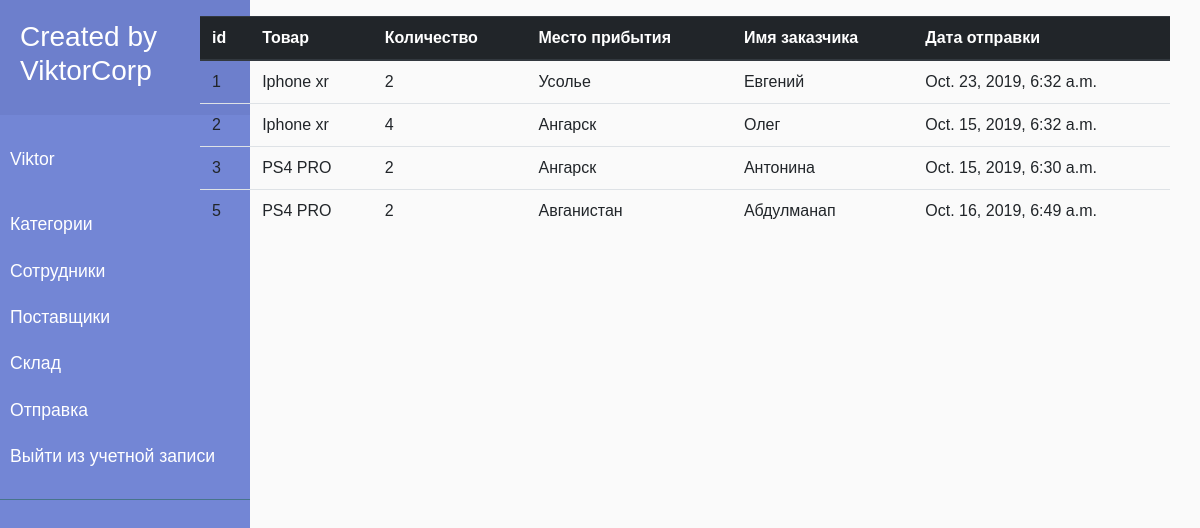
The page /otpravka/ (signed in) on the database as committed earlier.
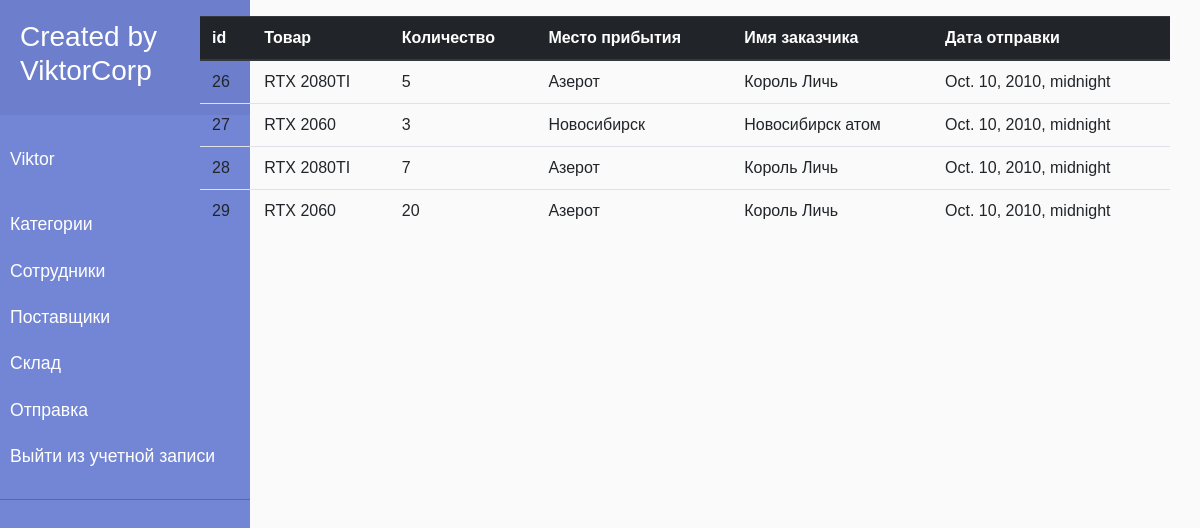
The same page on the database as committed later.
### skladik/models.py (models this page shows, shortened)
class otpravka(models.Model):
  item = models.ForeignKey(sklad_item, on_delete = models.CASCADE)
  col_vo_item = models.IntegerField()
  mesto_pribitiya = models.CharField(max_length=200)
  zakazchik_name = models.CharField(max_length=200)
  otpravka_date = models.DateTimeField()

class sklad_item(models.Model):
  item = models.CharField(max_length=200)
  col_vo_sklad = models.IntegerField()
  price = models.FloatField()
  stock = models.IntegerField()
  category = models.ForeignKey(categorya, on_delete = models.CASCADE)
  employee = models.ForeignKey(employee, on_delete = models.CASCADE)
  postavka = models.ForeignKey(postavka, on_delete = models.CASCADE)
  cover = models.FileField(null = True ,blank = True)
  def __str__(self):
  	return self.item

### skladik/views.py (the view)
# urls.py: path('otpravka/', views.otpr, name = 'otpr'),
def otpr(request):
	otpravka_otobr = otpravka.objects.all()
	otpr = {'otpravka_otobr': otpravka_otobr}
	return render(request, 'accounts/otpravka.html', otpr)

### skladik/templates/accounts/otpravka.html (shortened to what this page needs)
{% extends 'base.html' %}
{% load static %}
	{% block body %}
		{% if user.is_authenticated %}
		<table class="table">
			<thead class="thead-dark">
				<tr>
				<th scope="col">id</th>
				<th scope="col">Товар</th>
				<th scope="col">Количество</th>
				<th scope="col">Место прибытия</th>
				<th scope="col">Имя заказчика</th>
				<th scope="col">Дата отправки</th>
				</tr>
				</thead>
			{% for otpravka in otpravka_otobr %}
			<tr>
				<td>{{ otpravka.id }}</td>
				<td>{{ otpravka.item }}</td>
				<td>{{ otpravka.col_vo_item }}</td>
				<td>{{ otpravka.mesto_pribitiya }}</td>
				<td>{{ otpravka.zakazchik_name }}</td>
				<td>{{ otpravka.otpravka_date }}</td>
			</tr>
			{% endfor %}
		</table>
{% endif %}
{% endblock %}

### skladik/templates/base.html (shortened to what this page needs)
<html>
	<head>
		<link rel="stylesheet" href="https://maxcdn.bootstrapcdn.com/bootstrap/4.0.0/css/bootstrap.min.css">
		{% load static %}
		<link rel="stylesheet" href="{% static 'skladik/style.css' %}">
	</head>
    <body>
        <div class="container-fluid" style="margin-left:-15px">
            <div class="row">
                <div class="col-lg-2">
<nav id="sidebar">
        <div class="sidebar-header">
            <h3>Created by ViktorCorp</h3>
        </div>
        <ul class="list-unstyled components">
            <p>{{ user.username }}</p>
            <li>
                <a href="{% url 'category'%}">Категории</a>
            </li>
            <li>
                <a href="{% url 'sotrudnik'%}">Сотрудники</a>
            </li>
            <li>
                <a href="{% url 'post'%}">Поставщики</a>
            </li>
            <li>
                <a href="{% url 'index'%}">Склад</a>
            </li>
            <li>
                <a href="{% url 'otpr'%}">Отправка</a>
            </li>
                        <li>
                {% if user.is_authenticated %}
                <a href="{% url 'logout' %}">Выйти из учетной записи</a>
                {% else %}
                <a href="{% url 'login' %}">Войти</a>
                {% endif %}
            </li>
    </nav>
                </div>
                <div class="col-lg-10">
                                        {% block body %}
                    {% endblock %}
                </div>
            </div>
        </div>
    </body>
</html>

### skladik/static/skladik/style.css (style rules this page uses)
#sidebar { min-width: 250px; max-width: 250px; min-height: 100vh; }
body { font-family: 'Poppins', sans-serif; background: #fafafa; }
p { font-family: 'Poppins', sans-serif; font-size: 1.1em; font-weight: 300; line-height: 1.7em; color: #999; }
a, a:hover, a:focus { color: inherit; text-decoration: none; transition: all 0.3s; }
#sidebar { background: #7386D5; color: #fff; transition: all 0.3s; }
#sidebar .sidebar-header { padding: 20px; background: #6d7fcc; }
#sidebar ul.components { padding: 20px 0; border-bottom: 1px solid #47748b; }
#sidebar ul p { color: #fff; padding: 10px; }
#sidebar ul li a { padding: 10px; font-size: 1.1em; display: block; }

Rows that differ between the two databases and show on the page:
removed otpravka: id "1", item "Iphone xr", col_vo_item "2", mesto_pribitiya "Усолье", zakazchik_name "Евгений", otpravka_date "Oct. 23, 2019, 6:32 a.m."
removed otpravka: id "2", item "Iphone xr", col_vo_item "4", mesto_pribitiya "Ангарск", zakazchik_name "Олег", otpravka_date "Oct. 15, 2019, 6:32 a.m."
removed otpravka: id "3", item "PS4 PRO", col_vo_item "2", mesto_pribitiya "Ангарск", zakazchik_name "Антонина", otpravka_date "Oct. 15, 2019, 6:30 a.m."
removed otpravka: id "5", item "PS4 PRO", col_vo_item "2", mesto_pribitiya "Авганистан", zakazchik_name "Абдулманап", otpravka_date "Oct. 16, 2019, 6:49 a.m."
added otpravka: id "26", item "RTX 2080TI", col_vo_item "5", mesto_pribitiya "Азерот", zakazchik_name "Король Личь", otpravka_date "Oct. 10, 2010, midnight"
added otpravka: id "27", item "RTX 2060", col_vo_item "3", mesto_pribitiya "Новосибирск", zakazchik_name "Новосибирск атом", otpravka_date "Oct. 10, 2010, midnight"
added otpravka: id "28", item "RTX 2080TI", col_vo_item "7", mesto_pribitiya "Азерот", zakazchik_name "Король Личь", otpravka_date "Oct. 10, 2010, midnight"
added otpravka: id "29", item "RTX 2060", col_vo_item "20", mesto_pribitiya "Азерот", zakazchik_name "Король Личь", otpravka_date "Oct. 10, 2010, midnight"
